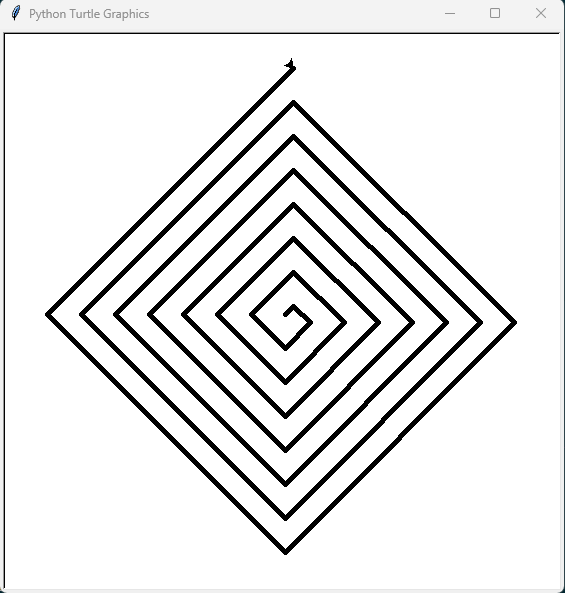

This figure's Python source:
"""
Author: Rodion Calistr, rcalistr@purdue.edu
Assignment: 05.2 - Square Spiral
Date: 10/09/2022

Description:
    Draws a square spiral

Contributors:
    Rodion Calistru, rcalistr@purdue.edu [repeat for each]

My contributor(s) helped me:
    [ ] understand the assignment expectations without
        telling me how they will approach it.
    [ ] understand different ways to think about a solution
        without helping me plan my solution.
    [ ] think through the meaning of a specific error or
        bug present in my code without looking at my code.
    Note that if you helped somebody else with their code, you
    have to list that person as a contributor.

Academic Integrity Statement:
    I have not used source code obtained from any unauthorized
    source, either modified or unmodified; nor have I provided
    another student access to my code.  The project I am
    submitting is my own original work.
"""

"""Import additional modules below this line (starting with unit 6)."""
from turtle import *

"""Write new functions below this line (starting with unit 4)."""


def start():
    """This function initializes the window and the turtle.
    Do not modify this function or any of the properties it sets.
    """
    setup(564, 564)
    width(5)


def main():
    side = 12 #Define side length
    setheading(45) #Set turtle orientation
    #Draw the spiral
    for n in range(1,30):
        forward(side)
        right(90)
        side += 12


"""Do not change anything below this line."""
if __name__ == "__main__":
    start()
    main()
    done()
